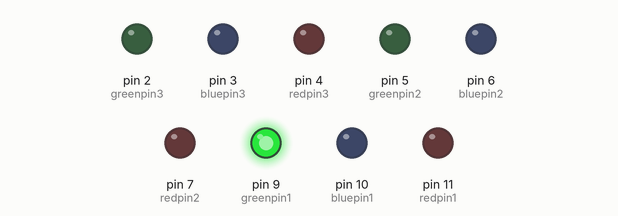
Bench run of a sketch on a simulated Arduino Uno, built with avr-gcc and run on an emulated ATmega328P. Shown: output pins drawn as LEDs (lit = HIGH). What the sketch prints to the serial monitor is not drawn.

Above: at 0.15 s.
Timing chart, 0 to 1.6 s (numbered marks = the images above):
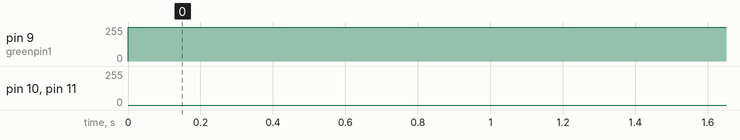

Measured:
- by itself, pin 9 (greenpin1): 0/255 → 255/255 at 0.00 s

The sketch:

workingRGBled.ino
```cpp
// wiring instructions for a kindergardener
// connect the + wire to any of the V voltage pins on the digital read of the arduino
// connect the R to the S pin on the arduino at cooresponding pin below
// repeat for G and B

const int redpin1 = 11; // select the pin for the red LED
const int bluepin1 =10; // select the pin for the  blue LED
const int greenpin1 =9; // select the pin for the green LED

const int redpin2 = 7; // select the pin for the red LED
const int bluepin2 = 6; // select the pin for the  blue LED
const int greenpin2 = 5; // select the pin for the green LED

const int redpin3 = 4; // select the pin for the red LED
const int bluepin3 = 3; // select the pin for the  blue LED
const int greenpin3 = 2; // select the pin for the green LED

int val;

void setup() {
  pinMode(redpin1, OUTPUT);
  pinMode(bluepin1, OUTPUT);
  pinMode(greenpin1, OUTPUT);

  pinMode(redpin2, OUTPUT);
  pinMode(bluepin2, OUTPUT);
  pinMode(greenpin2, OUTPUT);

  pinMode(redpin3, OUTPUT);
  pinMode(bluepin3, OUTPUT);
  pinMode(greenpin3, OUTPUT);

  Serial.begin(9600);
}
void loop() {
  for(val = 255; val > 0; val--)
  {
    analogWrite(11, val);
    analogWrite(10, 255 - val);
    analogWrite(9, 128 - val);
    Serial.println(val, DEC);
    delay(5);
  }
  for(val = 0; val < 255; val++)
  {
    analogWrite(11, val);
    analogWrite(10, 255 - val);
    analogWrite(9, 128 - val);

    Serial.println(val, DEC);
    delay(5);
  }

  analogWrite(11, 0);
  analogWrite(10, 0);
  analogWrite(9, 0);


}
```
